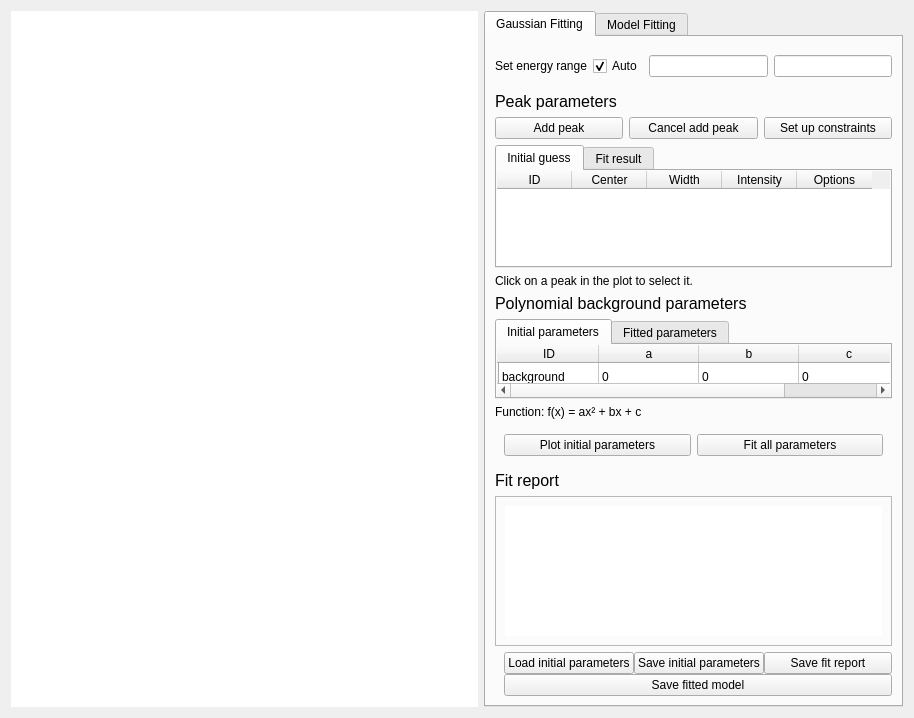
<?xml version="1.0" encoding="UTF-8"?>
<ui version="4.0">
 <class>peak_fit</class>
 <widget class="QWidget" name="peak_fit">
  <property name="geometry">
   <rect>
    <x>0</x>
    <y>0</y>
    <width>914</width>
    <height>718</height>
   </rect>
  </property>
  <property name="windowTitle">
   <string>Form</string>
  </property>
  <layout class="QHBoxLayout" name="horizontalLayout">
   <item>
    <widget class="QStackedWidget" name="plot_container_widget">
     <property name="sizePolicy">
      <sizepolicy hsizetype="Preferred" vsizetype="Expanding">
       <horstretch>2</horstretch>
       <verstretch>2</verstretch>
      </sizepolicy>
     </property>
     <property name="styleSheet">
      <string notr="true">background: white</string>
     </property>
     <widget class="PlotWidget" name="plot"/>
     <widget class="PlotWidget" name="model_plot"/>
    </widget>
   </item>
   <item>
    <widget class="QTabWidget" name="side_panel_tabs">
     <property name="sizePolicy">
      <sizepolicy hsizetype="Minimum" vsizetype="Expanding">
       <horstretch>0</horstretch>
       <verstretch>0</verstretch>
      </sizepolicy>
     </property>
     <property name="maximumSize">
      <size>
       <width>700</width>
       <height>16777215</height>
      </size>
     </property>
     <property name="currentIndex">
      <number>0</number>
     </property>
     <widget class="QWidget" name="gaussian_fit_tab">
      <attribute name="title">
       <string>Gaussian Fitting</string>
      </attribute>
      <layout class="QGridLayout" name="gridLayout_2">
       <item row="11" column="0">
        <widget class="QTabWidget" name="bg_params_tabs">
         <property name="sizePolicy">
          <sizepolicy hsizetype="Expanding" vsizetype="Minimum">
           <horstretch>0</horstretch>
           <verstretch>0</verstretch>
          </sizepolicy>
         </property>
         <property name="maximumSize">
          <size>
           <width>16777215</width>
           <height>80</height>
          </size>
         </property>
         <property name="currentIndex">
          <number>0</number>
         </property>
         <widget class="QWidget" name="initial_bg_params_tab">
          <property name="sizePolicy">
           <sizepolicy hsizetype="Preferred" vsizetype="Maximum">
            <horstretch>0</horstretch>
            <verstretch>0</verstretch>
           </sizepolicy>
          </property>
          <attribute name="title">
           <string>Initial parameters</string>
          </attribute>
          <layout class="QVBoxLayout" name="verticalLayout_3">
           <property name="leftMargin">
            <number>0</number>
           </property>
           <property name="topMargin">
            <number>0</number>
           </property>
           <property name="rightMargin">
            <number>0</number>
           </property>
           <property name="bottomMargin">
            <number>0</number>
           </property>
           <item>
            <widget class="BaseTable" name="initial_bg_params_table">
             <property name="sizePolicy">
              <sizepolicy hsizetype="Expanding" vsizetype="Minimum">
               <horstretch>0</horstretch>
               <verstretch>0</verstretch>
              </sizepolicy>
             </property>
             <property name="maximumSize">
              <size>
               <width>16777215</width>
               <height>108</height>
              </size>
             </property>
             <property name="frameShape">
              <enum>QFrame::NoFrame</enum>
             </property>
             <property name="sizeAdjustPolicy">
              <enum>QAbstractScrollArea::AdjustIgnored</enum>
             </property>
             <row>
              <property name="text">
               <string/>
              </property>
             </row>
             <column>
              <property name="text">
               <string>ID</string>
              </property>
             </column>
             <column>
              <property name="text">
               <string>a</string>
              </property>
             </column>
             <column>
              <property name="text">
               <string>b</string>
              </property>
             </column>
             <column>
              <property name="text">
               <string>c</string>
              </property>
             </column>
             <item row="0" column="0">
              <property name="text">
               <string>background</string>
              </property>
             </item>
             <item row="0" column="1">
              <property name="text">
               <string>0</string>
              </property>
             </item>
             <item row="0" column="2">
              <property name="text">
               <string>0</string>
              </property>
             </item>
             <item row="0" column="3">
              <property name="text">
               <string>0</string>
              </property>
             </item>
            </widget>
           </item>
          </layout>
         </widget>
         <widget class="QWidget" name="fitted_bg_params_tab">
          <attribute name="title">
           <string>Fitted parameters</string>
          </attribute>
          <layout class="QVBoxLayout" name="verticalLayout_4">
           <property name="leftMargin">
            <number>0</number>
           </property>
           <property name="topMargin">
            <number>0</number>
           </property>
           <property name="rightMargin">
            <number>0</number>
           </property>
           <property name="bottomMargin">
            <number>0</number>
           </property>
           <item>
            <widget class="BaseTable" name="fitted_bg_params_table">
             <property name="sizePolicy">
              <sizepolicy hsizetype="Expanding" vsizetype="Minimum">
               <horstretch>0</horstretch>
               <verstretch>0</verstretch>
              </sizepolicy>
             </property>
             <property name="frameShape">
              <enum>QFrame::NoFrame</enum>
             </property>
             <column>
              <property name="text">
               <string>ID</string>
              </property>
             </column>
             <column>
              <property name="text">
               <string>a</string>
              </property>
             </column>
             <column>
              <property name="text">
               <string>b</string>
              </property>
             </column>
             <column>
              <property name="text">
               <string>c</string>
              </property>
             </column>
            </widget>
           </item>
          </layout>
         </widget>
        </widget>
       </item>
       <item row="4" column="0">
        <widget class="QWidget" name="peak_menu_widget" native="true">
         <property name="sizePolicy">
          <sizepolicy hsizetype="MinimumExpanding" vsizetype="Preferred">
           <horstretch>0</horstretch>
           <verstretch>0</verstretch>
          </sizepolicy>
         </property>
         <layout class="QHBoxLayout" name="horizontalLayout_3">
          <property name="leftMargin">
           <number>0</number>
          </property>
          <property name="topMargin">
           <number>0</number>
          </property>
          <property name="rightMargin">
           <number>0</number>
          </property>
          <property name="bottomMargin">
           <number>0</number>
          </property>
          <item>
           <widget class="QPushButton" name="add_peak_button">
            <property name="sizePolicy">
             <sizepolicy hsizetype="Preferred" vsizetype="Preferred">
              <horstretch>0</horstretch>
              <verstretch>0</verstretch>
             </sizepolicy>
            </property>
            <property name="text">
             <string>Add peak</string>
            </property>
           </widget>
          </item>
          <item>
           <widget class="QPushButton" name="cancel_add_peak_button">
            <property name="sizePolicy">
             <sizepolicy hsizetype="Preferred" vsizetype="Preferred">
              <horstretch>0</horstretch>
              <verstretch>0</verstretch>
             </sizepolicy>
            </property>
            <property name="text">
             <string>Cancel add peak</string>
            </property>
           </widget>
          </item>
          <item>
           <widget class="QPushButton" name="constraints_button">
            <property name="sizePolicy">
             <sizepolicy hsizetype="Preferred" vsizetype="Preferred">
              <horstretch>0</horstretch>
              <verstretch>0</verstretch>
             </sizepolicy>
            </property>
            <property name="text">
             <string>Set up constraints</string>
            </property>
           </widget>
          </item>
         </layout>
        </widget>
       </item>
       <item row="24" column="0">
        <widget class="QFrame" name="fit_report_area">
         <property name="sizePolicy">
          <sizepolicy hsizetype="Preferred" vsizetype="Expanding">
           <horstretch>2</horstretch>
           <verstretch>1</verstretch>
          </sizepolicy>
         </property>
         <property name="maximumSize">
          <size>
           <width>16777215</width>
           <height>150</height>
          </size>
         </property>
         <property name="autoFillBackground">
          <bool>false</bool>
         </property>
         <property name="frameShape">
          <enum>QFrame::StyledPanel</enum>
         </property>
         <layout class="QVBoxLayout" name="verticalLayout_5">
          <property name="leftMargin">
           <number>9</number>
          </property>
          <property name="topMargin">
           <number>9</number>
          </property>
          <property name="rightMargin">
           <number>9</number>
          </property>
          <property name="bottomMargin">
           <number>9</number>
          </property>
          <item>
           <widget class="QTextBrowser" name="fit_report_text_browser">
            <property name="sizePolicy">
             <sizepolicy hsizetype="Preferred" vsizetype="Minimum">
              <horstretch>0</horstretch>
              <verstretch>0</verstretch>
             </sizepolicy>
            </property>
            <property name="maximumSize">
             <size>
              <width>16777215</width>
              <height>200</height>
             </size>
            </property>
            <property name="styleSheet">
             <string notr="true"/>
            </property>
            <property name="frameShape">
             <enum>QFrame::NoFrame</enum>
            </property>
           </widget>
          </item>
         </layout>
        </widget>
       </item>
       <item row="6" column="0">
        <widget class="QTabWidget" name="peak_params_tabs">
         <property name="currentIndex">
          <number>0</number>
         </property>
         <widget class="QWidget" name="initial_peak_params_tab">
          <attribute name="title">
           <string>Initial guess</string>
          </attribute>
          <layout class="QVBoxLayout" name="verticalLayout">
           <property name="leftMargin">
            <number>0</number>
           </property>
           <property name="topMargin">
            <number>0</number>
           </property>
           <property name="rightMargin">
            <number>0</number>
           </property>
           <property name="bottomMargin">
            <number>0</number>
           </property>
           <item>
            <widget class="BaseTable" name="initial_peak_params_table">
             <property name="frameShape">
              <enum>QFrame::NoFrame</enum>
             </property>
             <property name="sizeAdjustPolicy">
              <enum>QAbstractScrollArea::AdjustIgnored</enum>
             </property>
             <attribute name="horizontalHeaderMinimumSectionSize">
              <number>15</number>
             </attribute>
             <attribute name="horizontalHeaderDefaultSectionSize">
              <number>75</number>
             </attribute>
             <attribute name="verticalHeaderDefaultSectionSize">
              <number>24</number>
             </attribute>
             <column>
              <property name="text">
               <string>ID</string>
              </property>
             </column>
             <column>
              <property name="text">
               <string>Center</string>
              </property>
             </column>
             <column>
              <property name="text">
               <string>Width</string>
              </property>
             </column>
             <column>
              <property name="text">
               <string>Intensity</string>
              </property>
             </column>
             <column>
              <property name="text">
               <string>Options</string>
              </property>
             </column>
            </widget>
           </item>
          </layout>
         </widget>
         <widget class="QWidget" name="fitted_peak_params_tab">
          <attribute name="title">
           <string>Fit result</string>
          </attribute>
          <layout class="QVBoxLayout" name="verticalLayout_2">
           <property name="leftMargin">
            <number>0</number>
           </property>
           <property name="topMargin">
            <number>0</number>
           </property>
           <property name="rightMargin">
            <number>0</number>
           </property>
           <property name="bottomMargin">
            <number>0</number>
           </property>
           <item>
            <widget class="BaseTable" name="fitted_peak_params_table">
             <property name="frameShape">
              <enum>QFrame::NoFrame</enum>
             </property>
             <property name="sizeAdjustPolicy">
              <enum>QAbstractScrollArea::AdjustIgnored</enum>
             </property>
             <attribute name="horizontalHeaderMinimumSectionSize">
              <number>15</number>
             </attribute>
             <attribute name="horizontalHeaderDefaultSectionSize">
              <number>75</number>
             </attribute>
             <attribute name="verticalHeaderDefaultSectionSize">
              <number>24</number>
             </attribute>
             <column>
              <property name="text">
               <string>ID</string>
              </property>
             </column>
             <column>
              <property name="text">
               <string>Center</string>
              </property>
             </column>
             <column>
              <property name="text">
               <string>Width</string>
              </property>
             </column>
             <column>
              <property name="text">
               <string>Intensity</string>
              </property>
             </column>
            </widget>
           </item>
          </layout>
         </widget>
        </widget>
       </item>
       <item row="2" column="0">
        <widget class="QLabel" name="peak_params_label">
         <property name="font">
          <font>
           <pointsize>12</pointsize>
          </font>
         </property>
         <property name="text">
          <string>Peak parameters</string>
         </property>
        </widget>
       </item>
       <item row="23" column="0">
        <widget class="QLabel" name="fit_report_label">
         <property name="sizePolicy">
          <sizepolicy hsizetype="Fixed" vsizetype="Fixed">
           <horstretch>0</horstretch>
           <verstretch>0</verstretch>
          </sizepolicy>
         </property>
         <property name="font">
          <font>
           <pointsize>12</pointsize>
          </font>
         </property>
         <property name="text">
          <string>Fit report</string>
         </property>
        </widget>
       </item>
       <item row="12" column="0">
        <widget class="QLabel" name="bg_function_label">
         <property name="text">
          <string>Function: f(x) = ax² + bx + c</string>
         </property>
        </widget>
       </item>
       <item row="13" column="0">
        <widget class="QWidget" name="plot_fit_buttons" native="true">
         <layout class="QGridLayout" name="gridLayout">
          <item row="2" column="0">
           <widget class="QPushButton" name="plot_initial_params_button">
            <property name="text">
             <string>Plot initial parameters</string>
            </property>
           </widget>
          </item>
          <item row="2" column="1">
           <widget class="QPushButton" name="fit_initial_params_button">
            <property name="text">
             <string>Fit all parameters</string>
            </property>
           </widget>
          </item>
         </layout>
        </widget>
       </item>
       <item row="32" column="0" rowspan="2">
        <widget class="QWidget" name="save_load_buttons" native="true">
         <property name="sizePolicy">
          <sizepolicy hsizetype="Preferred" vsizetype="Maximum">
           <horstretch>0</horstretch>
           <verstretch>0</verstretch>
          </sizepolicy>
         </property>
         <property name="minimumSize">
          <size>
           <width>0</width>
           <height>0</height>
          </size>
         </property>
         <layout class="QGridLayout" name="gridLayout_6">
          <property name="topMargin">
           <number>0</number>
          </property>
          <property name="rightMargin">
           <number>0</number>
          </property>
          <property name="bottomMargin">
           <number>0</number>
          </property>
          <property name="spacing">
           <number>0</number>
          </property>
          <item row="2" column="1">
           <widget class="QPushButton" name="save_initial_params_button">
            <property name="text">
             <string>Save initial parameters</string>
            </property>
           </widget>
          </item>
          <item row="2" column="2">
           <widget class="QPushButton" name="save_fit_report_button">
            <property name="text">
             <string>Save fit report</string>
            </property>
           </widget>
          </item>
          <item row="2" column="0">
           <widget class="QPushButton" name="load_initial_params_button">
            <property name="text">
             <string>Load initial parameters</string>
            </property>
           </widget>
          </item>
          <item row="3" column="0" colspan="3">
           <widget class="QPushButton" name="save_fitted_model_button">
            <property name="text">
             <string>Save fitted model</string>
            </property>
           </widget>
          </item>
         </layout>
        </widget>
       </item>
       <item row="7" column="0">
        <widget class="QLabel" name="add_peak_label">
         <property name="text">
          <string>Click on a peak in the plot to select it.</string>
         </property>
        </widget>
       </item>
       <item row="0" column="0">
        <widget class="QWidget" name="fit_settings_widget" native="true">
         <layout class="QGridLayout" name="gridLayout_3">
          <property name="leftMargin">
           <number>0</number>
          </property>
          <property name="rightMargin">
           <number>0</number>
          </property>
          <item row="0" column="3">
           <widget class="QLineEdit" name="e_range_max_line_edit"/>
          </item>
          <item row="0" column="2">
           <widget class="QLineEdit" name="e_range_min_line_edit"/>
          </item>
          <item row="0" column="0">
           <widget class="QLabel" name="auto_e_range_label">
            <property name="text">
             <string>Set energy range</string>
            </property>
           </widget>
          </item>
          <item row="0" column="1">
           <widget class="QCheckBox" name="auto_e_range_checkbox">
            <property name="text">
             <string>Auto</string>
            </property>
            <property name="checked">
             <bool>true</bool>
            </property>
           </widget>
          </item>
         </layout>
        </widget>
       </item>
       <item row="9" column="0">
        <widget class="QLabel" name="poly_bg_label">
         <property name="font">
          <font>
           <pointsize>12</pointsize>
          </font>
         </property>
         <property name="text">
          <string>Polynomial background parameters</string>
         </property>
        </widget>
       </item>
      </layout>
     </widget>
     <widget class="QWidget" name="model_fit_tab">
      <attribute name="title">
       <string>Model Fitting</string>
      </attribute>
      <layout class="QVBoxLayout" name="verticalLayout_11">
       <item>
        <widget class="QWidget" name="model_fit_settings_widget" native="true">
         <layout class="QGridLayout" name="gridLayout_4">
          <property name="leftMargin">
           <number>0</number>
          </property>
          <property name="rightMargin">
           <number>0</number>
          </property>
          <item row="0" column="1">
           <widget class="QCheckBox" name="model_auto_e_range_checkbox">
            <property name="text">
             <string>Auto</string>
            </property>
            <property name="checked">
             <bool>true</bool>
            </property>
           </widget>
          </item>
          <item row="0" column="0">
           <widget class="QLabel" name="model_auto_e_range_label">
            <property name="text">
             <string>Set energy range</string>
            </property>
           </widget>
          </item>
          <item row="0" column="2">
           <widget class="QLineEdit" name="model_e_range_min_line_edit"/>
          </item>
          <item row="0" column="3">
           <widget class="QLineEdit" name="model_e_range_max_line_edit"/>
          </item>
         </layout>
        </widget>
       </item>
       <item>
        <widget class="QLabel" name="models_label">
         <property name="font">
          <font>
           <pointsize>12</pointsize>
          </font>
         </property>
         <property name="text">
          <string>Models</string>
         </property>
        </widget>
       </item>
       <item>
        <widget class="QTabWidget" name="model_params_tabs">
         <property name="currentIndex">
          <number>0</number>
         </property>
         <widget class="QWidget" name="initial_model_params_tab">
          <attribute name="title">
           <string>Initial guess</string>
          </attribute>
          <layout class="QVBoxLayout" name="verticalLayout_9">
           <property name="leftMargin">
            <number>0</number>
           </property>
           <property name="topMargin">
            <number>0</number>
           </property>
           <property name="rightMargin">
            <number>0</number>
           </property>
           <property name="bottomMargin">
            <number>0</number>
           </property>
           <item>
            <widget class="BaseTable" name="initial_model_params_table">
             <property name="frameShape">
              <enum>QFrame::NoFrame</enum>
             </property>
             <property name="sizeAdjustPolicy">
              <enum>QAbstractScrollArea::AdjustIgnored</enum>
             </property>
             <attribute name="horizontalHeaderMinimumSectionSize">
              <number>15</number>
             </attribute>
             <attribute name="horizontalHeaderDefaultSectionSize">
              <number>75</number>
             </attribute>
             <attribute name="verticalHeaderDefaultSectionSize">
              <number>24</number>
             </attribute>
             <column>
              <property name="text">
               <string>ID</string>
              </property>
             </column>
             <column>
              <property name="text">
               <string>Offset</string>
              </property>
             </column>
             <column>
              <property name="text">
               <string>Proportion</string>
              </property>
             </column>
             <column>
              <property name="text">
               <string>Options</string>
              </property>
             </column>
            </widget>
           </item>
          </layout>
         </widget>
         <widget class="QWidget" name="fitted_model_params_tab">
          <attribute name="title">
           <string>Fit result</string>
          </attribute>
          <layout class="QVBoxLayout" name="verticalLayout_7">
           <property name="leftMargin">
            <number>0</number>
           </property>
           <property name="topMargin">
            <number>0</number>
           </property>
           <property name="rightMargin">
            <number>0</number>
           </property>
           <property name="bottomMargin">
            <number>0</number>
           </property>
           <item>
            <widget class="BaseTable" name="fitted_model_params_table">
             <property name="frameShape">
              <enum>QFrame::NoFrame</enum>
             </property>
             <property name="sizeAdjustPolicy">
              <enum>QAbstractScrollArea::AdjustIgnored</enum>
             </property>
             <attribute name="horizontalHeaderMinimumSectionSize">
              <number>15</number>
             </attribute>
             <attribute name="horizontalHeaderDefaultSectionSize">
              <number>75</number>
             </attribute>
             <attribute name="verticalHeaderDefaultSectionSize">
              <number>24</number>
             </attribute>
             <column>
              <property name="text">
               <string>ID</string>
              </property>
             </column>
             <column>
              <property name="text">
               <string>Offset</string>
              </property>
             </column>
             <column>
              <property name="text">
               <string>Proportion</string>
              </property>
             </column>
            </widget>
           </item>
          </layout>
         </widget>
        </widget>
       </item>
       <item>
        <widget class="QPushButton" name="add_model_button">
         <property name="text">
          <string>Add fitted model</string>
         </property>
        </widget>
       </item>
       <item>
        <widget class="QWidget" name="widget" native="true">
         <layout class="QGridLayout" name="gridLayout_7">
          <item row="0" column="1" colspan="2">
           <widget class="QCheckBox" name="constrain_proportions_checkbox">
            <property name="text">
             <string>Constrain sum of model proportions to equal:</string>
            </property>
           </widget>
          </item>
          <item row="0" column="3">
           <widget class="QLineEdit" name="constrain_proportions_lineedit">
            <property name="enabled">
             <bool>true</bool>
            </property>
            <property name="text">
             <string>1</string>
            </property>
           </widget>
          </item>
         </layout>
        </widget>
       </item>
       <item>
        <widget class="QLabel" name="poly_bg_label_2">
         <property name="font">
          <font>
           <pointsize>12</pointsize>
          </font>
         </property>
         <property name="text">
          <string>Polynomial background parameters</string>
         </property>
        </widget>
       </item>
       <item>
        <widget class="QTabWidget" name="model_bg_params_tabs">
         <property name="sizePolicy">
          <sizepolicy hsizetype="Expanding" vsizetype="Minimum">
           <horstretch>0</horstretch>
           <verstretch>0</verstretch>
          </sizepolicy>
         </property>
         <property name="maximumSize">
          <size>
           <width>16777215</width>
           <height>80</height>
          </size>
         </property>
         <property name="currentIndex">
          <number>0</number>
         </property>
         <widget class="QWidget" name="initial_model_bg_params_tab">
          <property name="sizePolicy">
           <sizepolicy hsizetype="Preferred" vsizetype="Maximum">
            <horstretch>0</horstretch>
            <verstretch>0</verstretch>
           </sizepolicy>
          </property>
          <attribute name="title">
           <string>Initial parameters</string>
          </attribute>
          <layout class="QVBoxLayout" name="verticalLayout_8">
           <property name="leftMargin">
            <number>0</number>
           </property>
           <property name="topMargin">
            <number>0</number>
           </property>
           <property name="rightMargin">
            <number>0</number>
           </property>
           <property name="bottomMargin">
            <number>0</number>
           </property>
           <item>
            <widget class="BaseTable" name="initial_model_bg_params_table">
             <property name="sizePolicy">
              <sizepolicy hsizetype="Expanding" vsizetype="Minimum">
               <horstretch>0</horstretch>
               <verstretch>0</verstretch>
              </sizepolicy>
             </property>
             <property name="maximumSize">
              <size>
               <width>16777215</width>
               <height>108</height>
              </size>
             </property>
             <property name="frameShape">
              <enum>QFrame::NoFrame</enum>
             </property>
             <property name="sizeAdjustPolicy">
              <enum>QAbstractScrollArea::AdjustIgnored</enum>
             </property>
             <row>
              <property name="text">
               <string/>
              </property>
             </row>
             <column>
              <property name="text">
               <string>ID</string>
              </property>
             </column>
             <column>
              <property name="text">
               <string>a</string>
              </property>
             </column>
             <column>
              <property name="text">
               <string>b</string>
              </property>
             </column>
             <column>
              <property name="text">
               <string>c</string>
              </property>
             </column>
             <item row="0" column="0">
              <property name="text">
               <string>background</string>
              </property>
             </item>
             <item row="0" column="1">
              <property name="text">
               <string>0</string>
              </property>
             </item>
             <item row="0" column="2">
              <property name="text">
               <string>0</string>
              </property>
             </item>
             <item row="0" column="3">
              <property name="text">
               <string>0</string>
              </property>
             </item>
            </widget>
           </item>
          </layout>
         </widget>
         <widget class="QWidget" name="fitted_model_bg_params_tab">
          <attribute name="title">
           <string>Fitted parameters</string>
          </attribute>
          <layout class="QVBoxLayout" name="verticalLayout_10">
           <property name="leftMargin">
            <number>0</number>
           </property>
           <property name="topMargin">
            <number>0</number>
           </property>
           <property name="rightMargin">
            <number>0</number>
           </property>
           <property name="bottomMargin">
            <number>0</number>
           </property>
           <item>
            <widget class="BaseTable" name="fitted_model_bg_params_table">
             <property name="sizePolicy">
              <sizepolicy hsizetype="Expanding" vsizetype="Minimum">
               <horstretch>0</horstretch>
               <verstretch>0</verstretch>
              </sizepolicy>
             </property>
             <property name="frameShape">
              <enum>QFrame::NoFrame</enum>
             </property>
             <column>
              <property name="text">
               <string>ID</string>
              </property>
             </column>
             <column>
              <property name="text">
               <string>a</string>
              </property>
             </column>
             <column>
              <property name="text">
               <string>b</string>
              </property>
             </column>
             <column>
              <property name="text">
               <string>c</string>
              </property>
             </column>
            </widget>
           </item>
          </layout>
         </widget>
        </widget>
       </item>
       <item>
        <widget class="QLabel" name="bg_function_label_2">
         <property name="text">
          <string>Function: f(x) = ax² + bx + c</string>
         </property>
        </widget>
       </item>
       <item>
        <widget class="QWidget" name="model_fit_button_area" native="true">
         <layout class="QGridLayout" name="gridLayout_5">
          <item row="1" column="0" colspan="3">
           <widget class="QPushButton" name="fit_model_button">
            <property name="text">
             <string>Fit parameters</string>
            </property>
           </widget>
          </item>
         </layout>
        </widget>
       </item>
       <item>
        <widget class="QLabel" name="model_fit_report_label">
         <property name="sizePolicy">
          <sizepolicy hsizetype="Fixed" vsizetype="Fixed">
           <horstretch>0</horstretch>
           <verstretch>0</verstretch>
          </sizepolicy>
         </property>
         <property name="font">
          <font>
           <pointsize>12</pointsize>
          </font>
         </property>
         <property name="text">
          <string>Fit report</string>
         </property>
        </widget>
       </item>
       <item>
        <widget class="QFrame" name="model_fit_report_frame">
         <property name="sizePolicy">
          <sizepolicy hsizetype="Preferred" vsizetype="Expanding">
           <horstretch>2</horstretch>
           <verstretch>1</verstretch>
          </sizepolicy>
         </property>
         <property name="maximumSize">
          <size>
           <width>16777215</width>
           <height>150</height>
          </size>
         </property>
         <property name="autoFillBackground">
          <bool>false</bool>
         </property>
         <property name="frameShape">
          <enum>QFrame::StyledPanel</enum>
         </property>
         <layout class="QVBoxLayout" name="verticalLayout_6">
          <property name="leftMargin">
           <number>9</number>
          </property>
          <property name="topMargin">
           <number>9</number>
          </property>
          <property name="rightMargin">
           <number>9</number>
          </property>
          <property name="bottomMargin">
           <number>9</number>
          </property>
          <item>
           <widget class="QTextBrowser" name="model_fit_report_text_browser">
            <property name="sizePolicy">
             <sizepolicy hsizetype="Preferred" vsizetype="Minimum">
              <horstretch>0</horstretch>
              <verstretch>0</verstretch>
             </sizepolicy>
            </property>
            <property name="maximumSize">
             <size>
              <width>16777215</width>
              <height>200</height>
             </size>
            </property>
            <property name="styleSheet">
             <string notr="true"/>
            </property>
            <property name="frameShape">
             <enum>QFrame::NoFrame</enum>
            </property>
           </widget>
          </item>
         </layout>
        </widget>
       </item>
      </layout>
     </widget>
    </widget>
   </item>
  </layout>
 </widget>
 <customwidgets>
  <customwidget>
   <class>BaseTable</class>
   <extends>QTableWidget</extends>
   <header>EVA.gui.base.base_table</header>
  </customwidget>
  <customwidget>
   <class>PlotWidget</class>
   <extends>QWidget</extends>
   <header>EVA.gui.widgets.plot.plot_widget</header>
   <container>1</container>
  </customwidget>
 </customwidgets>
 <resources/>
 <connections/>
</ui>
